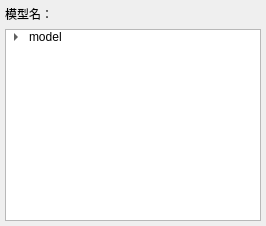
  <widget class="QDockWidget" name="objectDwid">
   <property name="windowTitle">
    <string>对象查看器</string>
   </property>
   <attribute name="dockWidgetArea">
    <number>1</number>
   </attribute>
   <widget class="QWidget" name="dockWidgetContents_2">
    <layout class="QVBoxLayout" name="verticalLayout">
     <property name="leftMargin">
      <number>5</number>
     </property>
     <property name="topMargin">
      <number>5</number>
     </property>
     <property name="rightMargin">
      <number>5</number>
     </property>
     <property name="bottomMargin">
      <number>5</number>
     </property>
     <item>
      <widget class="QLabel" name="label_3">
       <property name="text">
        <string>模型名：</string>
       </property>
      </widget>
     </item>
     <item>
      <widget class="QTreeWidget" name="objectTreeWid">
       <property name="headerHidden">
        <bool>true</bool>
       </property>
       <attribute name="headerVisible">
        <bool>false</bool>
       </attribute>
       <column>
        <property name="text">
         <string>新建列</string>
        </property>
       </column>
       <item>
        <property name="text">
         <string>model</string>
        </property>
        <item>
         <property name="text">
          <string>point</string>
         </property>
        </item>
        <item>
         <property name="text">
          <string>path</string>
         </property>
        </item>
        <item>
         <property name="text">
          <string>agv</string>
         </property>
        </item>
        <item>
         <property name="text">
          <string>location</string>
         </property>
        </item>
       </item>
      </widget>
     </item>
    </layout>
   </widget>
  </widget>
